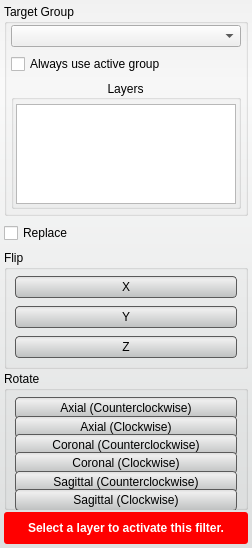
<?xml version="1.0" encoding="UTF-8"?>
<ui version="4.0">
 <class>FlipToolInterface</class>
 <widget class="QWidget" name="FlipToolInterface">
  <property name="geometry">
   <rect>
    <x>0</x>
    <y>0</y>
    <width>252</width>
    <height>548</height>
   </rect>
  </property>
  <property name="sizePolicy">
   <sizepolicy hsizetype="Preferred" vsizetype="Fixed">
    <horstretch>0</horstretch>
    <verstretch>0</verstretch>
   </sizepolicy>
  </property>
  <property name="sizeIncrement">
   <size>
    <width>0</width>
    <height>0</height>
   </size>
  </property>
  <property name="windowTitle">
   <string>Flip Tool</string>
  </property>
  <property name="styleSheet">
   <string notr="true">QWidget#FlipToolInterface{
	border-radius: 3px;
	background-color: qlineargradient(spread:pad, x1:0.5, y1:0, x2:0.5, y2:0.960227, stop:0 rgba(241, 241, 241, 255), stop:0.155779 rgba(250, 250, 250, 255), stop:1 rgba(222, 224, 224, 255));       
}

QPushButton{
	background-color: qlineargradient(spread:pad, x1:0.5, y1:0, x2:0.5, y2:0.960227, stop:0 rgba(221, 221, 221, 255), stop:0.155779 rgba(238, 238, 238, 255), stop:1 rgba(192, 194, 194, 255));
	border-radius: 4px;
	border: 1px solid rgb(90, 90, 90);
	margin:4px;
}

QPushButton:hover{
	background-color: qlineargradient(spread:pad, x1:0.5, y1:0, x2:0.5, y2:1, stop:0 rgba(195, 195, 195, 255), stop:0.253769 rgba(206, 206, 206, 255), stop:1 rgba(185, 185, 185, 255));
	border-radius: 4px;
	border: 1px solid rgb(90, 90, 90);
	margin:4px;
}

QPushButton:pressed{
	background-color: qlineargradient(spread:pad, x1:0.5, y1:0, x2:0.5, y2:1, stop:0 rgba(150, 150, 150, 255), stop:0.753769 rgba(206, 206, 206, 255), stop:1 rgba(185, 185, 185, 255));
	border-radius: 4px;
	border: 1px solid rgb(90, 90, 90);
	margin:4px;
}</string>
  </property>
  <layout class="QVBoxLayout" name="verticalLayout_3">
   <property name="spacing">
    <number>2</number>
   </property>
   <property name="margin">
    <number>4</number>
   </property>
   <item>
    <widget class="QGroupBox" name="target_groupbox_">
     <property name="title">
      <string>Target Group</string>
     </property>
     <property name="flat">
      <bool>false</bool>
     </property>
     <layout class="QVBoxLayout" name="verticalLayout_4">
      <property name="spacing">
       <number>6</number>
      </property>
      <property name="leftMargin">
       <number>4</number>
      </property>
      <property name="topMargin">
       <number>0</number>
      </property>
      <property name="rightMargin">
       <number>4</number>
      </property>
      <property name="bottomMargin">
       <number>4</number>
      </property>
      <item>
       <widget class="QWidget" name="widget_9" native="true">
        <layout class="QVBoxLayout" name="verticalLayout_5">
         <property name="spacing">
          <number>2</number>
         </property>
         <property name="margin">
          <number>0</number>
         </property>
         <item>
          <widget class="QWidget" name="widget_10" native="true">
           <property name="minimumSize">
            <size>
             <width>0</width>
             <height>24</height>
            </size>
           </property>
           <property name="maximumSize">
            <size>
             <width>16777215</width>
             <height>24</height>
            </size>
           </property>
           <layout class="QHBoxLayout" name="horizontalLayout_6">
            <property name="spacing">
             <number>0</number>
            </property>
            <property name="margin">
             <number>0</number>
            </property>
            <item>
             <widget class="QComboBox" name="target_group_">
              <property name="sizePolicy">
               <sizepolicy hsizetype="Ignored" vsizetype="Fixed">
                <horstretch>0</horstretch>
                <verstretch>0</verstretch>
               </sizepolicy>
              </property>
             </widget>
            </item>
           </layout>
          </widget>
         </item>
        </layout>
       </widget>
      </item>
      <item>
       <widget class="QWidget" name="widget_2" native="true">
        <property name="minimumSize">
         <size>
          <width>0</width>
          <height>20</height>
         </size>
        </property>
        <layout class="QHBoxLayout" name="horizontalLayout_2">
         <property name="spacing">
          <number>0</number>
         </property>
         <property name="margin">
          <number>0</number>
         </property>
         <item>
          <widget class="QCheckBox" name="use_active_group_">
           <property name="text">
            <string>Always use active group</string>
           </property>
          </widget>
         </item>
        </layout>
       </widget>
      </item>
      <item>
       <widget class="QGroupBox" name="groupBox">
        <property name="title">
         <string>Layers</string>
        </property>
        <property name="alignment">
         <set>Qt::AlignCenter</set>
        </property>
        <property name="flat">
         <bool>true</bool>
        </property>
        <property name="checkable">
         <bool>false</bool>
        </property>
        <layout class="QVBoxLayout" name="verticalLayout_6">
         <property name="spacing">
          <number>2</number>
         </property>
         <property name="leftMargin">
          <number>2</number>
         </property>
         <property name="topMargin">
          <number>4</number>
         </property>
         <property name="rightMargin">
          <number>2</number>
         </property>
         <property name="bottomMargin">
          <number>2</number>
         </property>
         <item>
          <widget class="QListWidget" name="layer_list_">
           <property name="enabled">
            <bool>true</bool>
           </property>
           <property name="sizePolicy">
            <sizepolicy hsizetype="Ignored" vsizetype="Fixed">
             <horstretch>0</horstretch>
             <verstretch>0</verstretch>
            </sizepolicy>
           </property>
           <property name="minimumSize">
            <size>
             <width>0</width>
             <height>100</height>
            </size>
           </property>
           <property name="maximumSize">
            <size>
             <width>16777215</width>
             <height>100</height>
            </size>
           </property>
           <property name="frameShape">
            <enum>QFrame::StyledPanel</enum>
           </property>
           <property name="selectionMode">
            <enum>QAbstractItemView::MultiSelection</enum>
           </property>
           <property name="resizeMode">
            <enum>QListView::Adjust</enum>
           </property>
          </widget>
         </item>
        </layout>
       </widget>
      </item>
     </layout>
    </widget>
   </item>
   <item>
    <widget class="QWidget" name="widget" native="true">
     <property name="minimumSize">
      <size>
       <width>0</width>
       <height>30</height>
      </size>
     </property>
     <layout class="QHBoxLayout" name="horizontalLayout">
      <property name="spacing">
       <number>0</number>
      </property>
      <property name="margin">
       <number>0</number>
      </property>
      <item>
       <widget class="QCheckBox" name="replace_checkbox_">
        <property name="text">
         <string>Replace</string>
        </property>
       </widget>
      </item>
     </layout>
    </widget>
   </item>
   <item>
    <widget class="QGroupBox" name="flipGroupBox">
     <property name="title">
      <string>Flip</string>
     </property>
     <layout class="QVBoxLayout" name="verticalLayout">
      <property name="spacing">
       <number>0</number>
      </property>
      <property name="leftMargin">
       <number>4</number>
      </property>
      <property name="topMargin">
       <number>2</number>
      </property>
      <property name="rightMargin">
       <number>4</number>
      </property>
      <property name="bottomMargin">
       <number>4</number>
      </property>
      <item>
       <widget class="QPushButton" name="flip_x_button_">
        <property name="minimumSize">
         <size>
          <width>0</width>
          <height>30</height>
         </size>
        </property>
        <property name="text">
         <string>X</string>
        </property>
       </widget>
      </item>
      <item>
       <widget class="QPushButton" name="flip_y_button_">
        <property name="minimumSize">
         <size>
          <width>0</width>
          <height>30</height>
         </size>
        </property>
        <property name="text">
         <string>Y</string>
        </property>
       </widget>
      </item>
      <item>
       <widget class="QPushButton" name="flip_z_button_">
        <property name="minimumSize">
         <size>
          <width>0</width>
          <height>30</height>
         </size>
        </property>
        <property name="text">
         <string>Z</string>
        </property>
       </widget>
      </item>
     </layout>
    </widget>
   </item>
   <item>
    <widget class="QGroupBox" name="rotateGroupBox">
     <property name="minimumSize">
      <size>
       <width>0</width>
       <height>134</height>
      </size>
     </property>
     <property name="title">
      <string>Rotate</string>
     </property>
     <layout class="QVBoxLayout" name="verticalLayout_2">
      <property name="spacing">
       <number>0</number>
      </property>
      <property name="leftMargin">
       <number>4</number>
      </property>
      <property name="topMargin">
       <number>2</number>
      </property>
      <property name="rightMargin">
       <number>4</number>
      </property>
      <property name="bottomMargin">
       <number>4</number>
      </property>
      <item>
       <widget class="QPushButton" name="rotate_axial_ccw_button_">
        <property name="minimumSize">
         <size>
          <width>0</width>
          <height>30</height>
         </size>
        </property>
        <property name="text">
         <string>Axial (Counterclockwise)</string>
        </property>
       </widget>
      </item>
      <item>
       <widget class="QPushButton" name="rotate_axial_cw_button_">
        <property name="minimumSize">
         <size>
          <width>0</width>
          <height>30</height>
         </size>
        </property>
        <property name="text">
         <string>Axial (Clockwise)</string>
        </property>
       </widget>
      </item>
      <item>
       <widget class="QPushButton" name="rotate_coronal_ccw_button_">
        <property name="minimumSize">
         <size>
          <width>0</width>
          <height>30</height>
         </size>
        </property>
        <property name="text">
         <string>Coronal (Counterclockwise)</string>
        </property>
       </widget>
      </item>
      <item>
       <widget class="QPushButton" name="rotate_coronal_cw_button_">
        <property name="minimumSize">
         <size>
          <width>0</width>
          <height>30</height>
         </size>
        </property>
        <property name="text">
         <string>Coronal (Clockwise)</string>
        </property>
       </widget>
      </item>
      <item>
       <widget class="QPushButton" name="rotate_sagittal_ccw_button_">
        <property name="minimumSize">
         <size>
          <width>0</width>
          <height>30</height>
         </size>
        </property>
        <property name="text">
         <string>Sagittal (Counterclockwise)</string>
        </property>
       </widget>
      </item>
      <item>
       <widget class="QPushButton" name="rotate_sagittal_cw_button_">
        <property name="minimumSize">
         <size>
          <width>0</width>
          <height>30</height>
         </size>
        </property>
        <property name="text">
         <string>Sagittal (Clockwise)</string>
        </property>
       </widget>
      </item>
     </layout>
    </widget>
   </item>
   <item>
    <widget class="QWidget" name="message_alert_" native="true">
     <property name="minimumSize">
      <size>
       <width>0</width>
       <height>32</height>
      </size>
     </property>
     <property name="styleSheet">
      <string notr="true">QLabel#message_{
	color: white;
	font: bold;
}

QWidget#message_alert_{
	border-radius: 3px;
	background-color: red;
}</string>
     </property>
     <layout class="QHBoxLayout" name="horizontalLayout_4">
      <property name="spacing">
       <number>0</number>
      </property>
      <property name="margin">
       <number>4</number>
      </property>
      <item>
       <widget class="QLabel" name="message_">
        <property name="text">
         <string>Select a layer to activate this filter.</string>
        </property>
        <property name="alignment">
         <set>Qt::AlignCenter</set>
        </property>
        <property name="wordWrap">
         <bool>true</bool>
        </property>
       </widget>
      </item>
     </layout>
    </widget>
   </item>
  </layout>
 </widget>
 <resources/>
 <connections/>
</ui>
